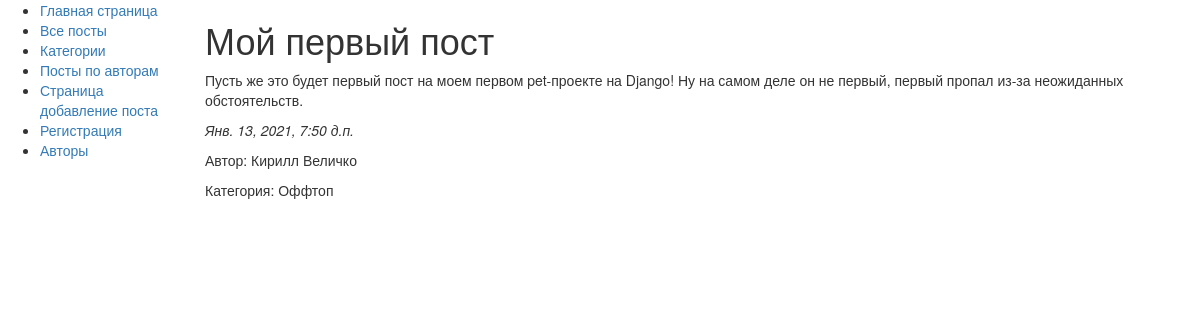
Page /posts/cur_post/1/ on the committed database.
### posts/models.py (models this page shows, shortened)
class Post(models.Model):
    heading = models.CharField(max_length=40)
    text = models.TextField(null=True)
    date = models.DateTimeField(auto_now_add=True)
    vote = models.IntegerField(default=0, editable=False)
    author = models.ForeignKey("Author", on_delete=models.CASCADE, null=True)
    category = models.ForeignKey("Category", on_delete=models.CASCADE, null=True)

class Category(models.Model):
    name = models.CharField(max_length=40)
    slug = models.CharField(max_length=40)

### posts/views.py (the view)
# urls.py: path('cur_post/<int:post_id>/', views.cur_post, name='cur_post'),
def cur_post(request, post_id):
    post = Post.objects.get(pk=post_id)
    author = post.author.first_name + ' ' + post.author.last_name
    category = post.category.name
    return render(request, 'posts/cur_post.html', {"post": post, 'author': author, 'category': category})

### posts/templates/posts/cur_post.html
{% extends "posts/base.html" %}
{% block content%}
	<h1>    {{ post.heading }} </h1>
	<p>     {{ post.text }}    </p>
	<p><em> {{ post.date }}    </em></p>
	<p>Автор: {{ author }}</p>
	<p>Категория: {{ category }}</p>
{% endblock %}

### rows in the picture
Post: heading "Мой первый пост", text "Пусть же это будет первый пост на моем первом pet-проекте на Django! Ну на самом деле он не первый, первый пропал из-за неожиданных обстоятельств.", date "Янв. 13, 2021, 7:50 д.п."
Category: name "Оффтоп"

### other values in the picture
{{ author }} "Кирилл Величко"
